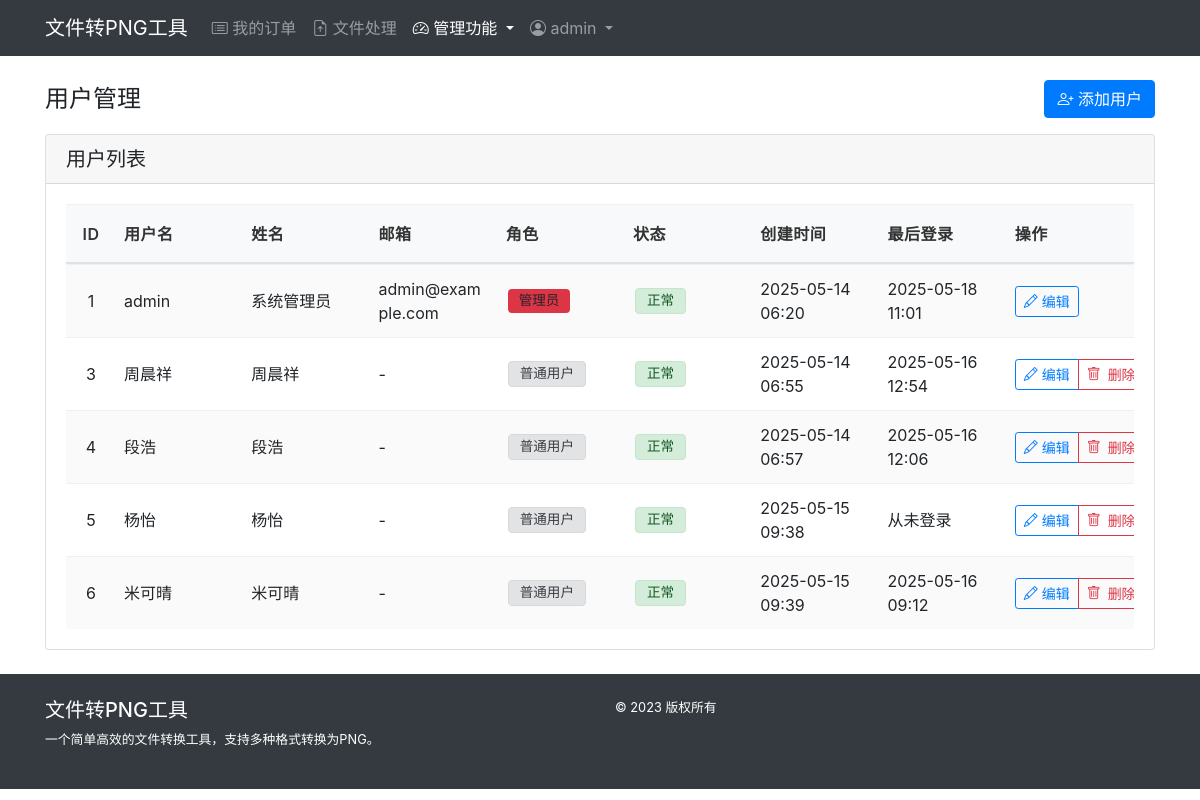
The app's page /admin/users (signed in) with its own data.
### models.py (models this page shows, shortened)
class AdminUser(db.Model):
    __tablename__ = 'admin_user'  # 显式指定表名
    id = db.Column(db.Integer, primary_key=True)
    username = db.Column(db.String(50), unique=True, nullable=False)
    password_hash = db.Column(db.String(128), nullable=False)
    is_admin = db.Column(db.Boolean, default=False)  # 默认为普通用户
    email = db.Column(db.String(100), nullable=True)
    full_name = db.Column(db.String(100), nullable=True)
    created_at = db.Column(db.DateTime, default=datetime.datetime.utcnow)
    last_login = db.Column(db.DateTime, nullable=True)
    is_active = db.Column(db.Boolean, default=True)  # 账户是否激活

### app/admin/routes.py (the view)
@admin_bp.route('/users')
@admin_required
def users():
    users = AdminUser.query.all()
    return render_template('admin/users.html', users=users)

### app/__init__.py (called while the page is built)
def setup_template_context(app):
    @app.context_processor
    def inject_now():
        return {'now': datetime.utcnow()}
    @app.context_processor
    def inject_functions():
        from models import AdminUser, Order
        def get_current_user():
            from flask import session
            if 'admin_id' in session:
                return AdminUser.query.get(session['admin_id'])
            return None
        def get_db():
            """获取数据库对象，供模板使用"""
            return db
        def get_active_order(user_id):
            from models import Order
            return Order.query.filter_by(is_active=True, user_id=user_id).first()
        return dict(
            get_current_user=get_current_user,
            get_db=get_db,
            get_active_order=get_active_order,
            Order=Order
        )

### app/admin/routes.py (called while the page is built)
def admin_required(f):
    @wraps(f)
    def decorated_function(*args, **kwargs):
        if 'admin_id' not in session:
            flash('请先登录管理员账号')
            return redirect(url_for('admin.login', next=request.url))
        user = AdminUser.query.get(session['admin_id'])
        if not user or not user.is_admin:
            flash('您没有管理员权限')
            return redirect(url_for('main.index'))
        return f(*args, **kwargs)
    return decorated_function

### app/templates/admin/users.html (shortened to what this page needs)
{% extends "base.html" %}
{% block content %}
<div class="row">
    <div class="col-12 mb-3">
        <div class="d-flex justify-content-between align-items-center">
            <h4 class="mb-0">用户管理</h4>
            <a href="{{ url_for('admin.add_user') }}" class="btn btn-primary">
                <i class="bi bi-person-plus"></i> 添加用户
            </a>
        </div>
    </div>
    <div class="col-12">
        <div class="card">
            <div class="card-header">
                <h5 class="mb-0">用户列表</h5>
            </div>
            <div class="card-body">
                {% if users %}
                <div class="table-responsive">
                    <table class="table table-striped table-hover">
                        <thead>
                            <tr>
                                <th>ID</th>
                                <th>用户名</th>
                                <th>姓名</th>
                                <th>邮箱</th>
                                <th>角色</th>
                                <th>状态</th>
                                <th>创建时间</th>
                                <th>最后登录</th>
                                <th>操作</th>
                            </tr>
                        </thead>
                        <tbody>
                            {% for user in users %}
                            <tr>
                                <td>{{ user.id }}</td>
                                <td>{{ user.username }}</td>
                                <td>{{ user.full_name or '-' }}</td>
                                <td>{{ user.email or '-' }}</td>
                                <td>
                                    {% if user.is_admin %}
                                    <span class="badge bg-danger">管理员</span>
                                    {% else %}
                                    <span class="badge bg-secondary">普通用户</span>
                                    {% endif %}
                                </td>
                                <td>
                                    {% if user.is_active %}
                                    <span class="badge bg-success">正常</span>
                                    {% else %}
                                    <span class="badge bg-warning text-dark">禁用</span>
                                    {% endif %}
                                </td>
                                <td>{{ user.created_at.strftime('%Y-%m-%d %H:%M') if user.created_at else '-' }}</td>
                                <td>{{ user.last_login.strftime('%Y-%m-%d %H:%M') if user.last_login else '从未登录' }}</td>
                                <td>
                                    <div class="btn-group">
                                        <a href="{{ url_for('admin.edit_user', user_id=user.id) }}" class="btn btn-sm btn-outline-primary">
                                            <i class="bi bi-pencil"></i> 编辑
                                        </a>
                                        {% if user.id != session.get('admin_id') %}
                                        <button type="button" class="btn btn-sm btn-outline-danger delete-user-btn"
                                                data-user-id="{{ user.id }}" data-username="{{ user.username }}">
                                            <i class="bi bi-trash"></i> 删除
                                        </button>
                                        {% endif %}
                                    </div>
                                </td>
                            </tr>
                            {% endfor %}
                        </tbody>
                    </table>
                </div>
                {% else %}
                <div class="alert alert-info">
                    没有用户记录。
                </div>
                {% endif %}
            </div>
        </div>
    </div>
</div>
{% endblock %}

### app/templates/base.html (shortened to what this page needs)
<!DOCTYPE html>
<html lang="zh-CN">
<head>
    <link rel="stylesheet" href="https://cdn.jsdelivr.net/npm/bootstrap@4.6.0/dist/css/bootstrap.min.css">
    <link rel="stylesheet" href="https://cdn.jsdelivr.net/npm/bootstrap-icons@1.10.0/font/bootstrap-icons.css">
    <link rel="stylesheet" href="{{ url_for('static', filename='style.css') }}">
</head>
<body>
    <nav class="navbar navbar-expand-lg navbar-dark bg-dark">
        <div class="container">
            <a class="navbar-brand" href="{{ url_for('main.index') }}">文件转PNG工具</a>
            <div class="collapse navbar-collapse" id="navbarSupportedContent">
                <ul class="navbar-nav me-auto mb-2 mb-lg-0">
                    {% if session.get('admin_id') %}
                    <li class="nav-item">
                        <a class="nav-link {% if request.path == '/orders/' %}active{% endif %}" href="{{ url_for('orders.index') }}">
                            <i class="bi bi-card-list"></i> 我的订单
                        </a>
                    </li>
                    {% set current_user_id = session.get('admin_id') %}
                    {% set active_order = get_active_order(current_user_id) %}
                    <li class="nav-item">
                        {% if active_order %}
                        <a class="nav-link {% if request.path == '/' %}active{% endif %}" href="{{ url_for('main.index') }}">
                            <i class="bi bi-file-earmark-arrow-up"></i> 文件处理
                        </a>
                        {% else %}
                        <a class="nav-link disabled" href="#" tabindex="-1" aria-disabled="true">
                            <i class="bi bi-file-earmark-arrow-up"></i> 文件处理 <small>(请先激活订单)</small>
                        </a>
                        {% endif %}
                    </li>
                    {% if session.get('admin_id') and get_current_user() and get_current_user().is_admin %}
                    <li class="nav-item dropdown">
                        <a class="nav-link dropdown-toggle {% if request.path.startswith('/admin') %}active{% endif %}" href="#" id="adminDropdown" role="button" data-toggle="dropdown" aria-expanded="false">
                            <i class="bi bi-speedometer2"></i> 管理功能
                        </a>
                    </li>
                    {% endif %}
                    {% endif %}
                </ul>
                <ul class="navbar-nav">
                    {% if session.get('admin_id') %}
                    <li class="nav-item dropdown">
                        <a class="nav-link dropdown-toggle" href="#" id="userDropdown" role="button" data-toggle="dropdown" aria-expanded="false">
                            <i class="bi bi-person-circle"></i>
                            {{ session.get('admin_username', '用户') }}
                        </a>
                    </li>
                    {% else %}
                    <li class="nav-item">
                        <a class="nav-link" href="{{ url_for('admin.login') }}">
                            <i class="bi bi-box-arrow-in-right"></i> 登录
                        </a>
                    </li>
                    {% endif %}
                </ul>
            </div>
        </div>
    </nav>
    <div class="container my-4">
        {% block content %}{% endblock %}
    </div>
    <footer class="bg-dark text-white py-4 mt-4">
        <div class="container">
            <div class="row">
                <div class="col-md-6">
                    <h5>文件转PNG工具</h5>
                    <p class="small">一个简单高效的文件转换工具，支持多种格式转换为PNG。</p>
                </div>
                <div class="col-md-6 text-md-end">
                    <p class="small mb-0">&copy; 2023 版权所有</p>
                </div>
            </div>
        </div>
    </footer>
</body>
</html>

### app/static/style.css (style rules this page uses)
.bi-trash { margin-right: 3px; }
.table { table-layout: fixed; width: 100%; border-collapse: separate; border-spacing: 0; margin-bottom: 0; }
.table th, .table td { vertical-align: middle !important; word-wrap: break-word; overflow: hidden; padding: 0.75rem 0.5rem; line-height: 1.5; border-top: 1px solid #eef0f2; box-sizing: border-box; height: 60px; }
.table th { font-weight: 600; border-bottom: 2px solid #dee2e6; background-color: #f8f9fa; position: relative; height: 50px; }
.table .btn-group { white-space: nowrap; }
.table thead th { background-color: #f8f9fa; border-bottom: 2px solid #dee2e6; padding: 1rem 0.5rem; font-weight: 600; font-size: 1rem; color: #333; text-transform: uppercase; letter-spacing: 0.5px; }
.table-striped tbody tr:nth-of-type(odd) { background-color: rgba(0,0,0,0.02); }
.table tbody td { padding: 0.75rem 0.5rem; border-top: 1px solid #eef0f2; vertical-align: middle; }
.table th:first-child, .table td:first-child { width: 50px; min-width: 50px; max-width: 50px; text-align: center; padding-left: 10px; padding-right: 10px; }
.table .badge { font-weight: normal; padding: 0.4em 0.8em; font-size: 0.85rem; display: inline-block; margin: 2px; border-radius: 4px; }
.table .badge.bg-success { color: #155724; background-color: #d4edda !important; border: 1px solid #c3e6cb; }
.table .badge.bg-secondary { color: #383d41; background-color: #e2e3e5 !important; border: 1px solid #d6d8db; }
.table tr > td { vertical-align: middle !important; }
.table tr { height: 60px; min-height: 60px; }
.table tbody tr { transition: background-color 0.2s; }
.table-striped > tbody > tr:nth-of-type(odd) { --bs-table-accent-bg: rgba(0, 0, 0, 0.02); }

### records on screen
AdminUser: get "admin", id "1", username "admin", full_name "系统管理员", email "admin@example.com", is_admin "管理员", is_active "正常", created_at "2025-05-14 06:20", last_login "2025-05-18 11:01"
AdminUser: id "3", username "周晨祥", full_name "周晨祥", email "-", is_admin "普通用户", is_active "正常", created_at "2025-05-14 06:55", last_login "2025-05-16 12:54"
AdminUser: id "4", username "段浩", full_name "段浩", email "-", is_admin "普通用户", is_active "正常", created_at "2025-05-14 06:57", last_login "2025-05-16 12:06"
AdminUser: id "5", username "杨怡", full_name "杨怡", email "-", is_admin "普通用户", is_active "正常", created_at "2025-05-15 09:38", last_login "从未登录"
AdminUser: id "6", username "米可晴", full_name "米可晴", email "-", is_admin "普通用户", is_active "正常", created_at "2025-05-15 09:39", last_login "2025-05-16 09:12"
